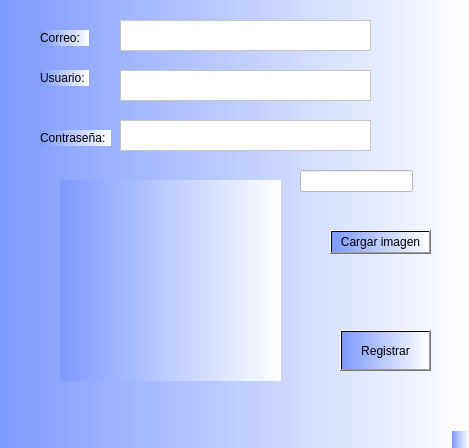
<?xml version="1.0" encoding="UTF-8"?>
<ui version="4.0">
 <class>Registro</class>
 <widget class="QMainWindow" name="Registro">
  <property name="geometry">
   <rect>
    <x>0</x>
    <y>0</y>
    <width>469</width>
    <height>448</height>
   </rect>
  </property>
  <property name="windowTitle">
   <string>Messenger</string>
  </property>
  <property name="windowIcon">
   <iconset>
    <normaloff>logo_msn.jpeg</normaloff>logo_msn.jpeg</iconset>
  </property>
  <property name="styleSheet">
   <string notr="true">background-color:qlineargradient(spread:pad, x1:0, y1:0, x2:1, y2:0, stop:0 rgba(125, 154, 255, 255), stop:1 rgba(255, 255, 255, 255));</string>
  </property>
  <widget class="QWidget" name="centralwidget">
   <widget class="QTextEdit" name="correo_txe">
    <property name="geometry">
     <rect>
      <x>120</x>
      <y>20</y>
      <width>251</width>
      <height>31</height>
     </rect>
    </property>
    <property name="styleSheet">
     <string notr="true">background-color: rgb(255, 255, 255);</string>
    </property>
   </widget>
   <widget class="QTextEdit" name="usue_txe">
    <property name="geometry">
     <rect>
      <x>120</x>
      <y>70</y>
      <width>251</width>
      <height>31</height>
     </rect>
    </property>
    <property name="styleSheet">
     <string notr="true">background-color: rgb(255, 255, 255);</string>
    </property>
   </widget>
   <widget class="QLabel" name="label_3">
    <property name="geometry">
     <rect>
      <x>40</x>
      <y>30</y>
      <width>49</width>
      <height>16</height>
     </rect>
    </property>
    <property name="text">
     <string>Correo:</string>
    </property>
   </widget>
   <widget class="QLabel" name="label_4">
    <property name="geometry">
     <rect>
      <x>40</x>
      <y>70</y>
      <width>49</width>
      <height>16</height>
     </rect>
    </property>
    <property name="text">
     <string>Usuario:</string>
    </property>
   </widget>
   <widget class="QTextEdit" name="contras_txe">
    <property name="geometry">
     <rect>
      <x>120</x>
      <y>120</y>
      <width>251</width>
      <height>31</height>
     </rect>
    </property>
    <property name="toolTip">
     <string/>
    </property>
    <property name="statusTip">
     <string/>
    </property>
    <property name="whatsThis">
     <string/>
    </property>
    <property name="accessibleDescription">
     <string/>
    </property>
    <property name="styleSheet">
     <string notr="true">background-color: rgb(255, 255, 255);</string>
    </property>
    <property name="placeholderText">
     <string/>
    </property>
   </widget>
   <widget class="QLabel" name="label_5">
    <property name="geometry">
     <rect>
      <x>40</x>
      <y>130</y>
      <width>71</width>
      <height>16</height>
     </rect>
    </property>
    <property name="text">
     <string>Contraseña:</string>
    </property>
   </widget>
   <widget class="QPushButton" name="registrar_btn">
    <property name="geometry">
     <rect>
      <x>340</x>
      <y>330</y>
      <width>91</width>
      <height>41</height>
     </rect>
    </property>
    <property name="text">
     <string>Registrar</string>
    </property>
   </widget>
   <widget class="QLabel" name="imagen_lbl">
    <property name="geometry">
     <rect>
      <x>60</x>
      <y>180</y>
      <width>221</width>
      <height>201</height>
     </rect>
    </property>
    <property name="text">
     <string/>
    </property>
    <property name="scaledContents">
     <bool>true</bool>
    </property>
   </widget>
   <widget class="QPushButton" name="imagen_btn">
    <property name="geometry">
     <rect>
      <x>330</x>
      <y>230</y>
      <width>101</width>
      <height>24</height>
     </rect>
    </property>
    <property name="text">
     <string>Cargar imagen</string>
    </property>
   </widget>
   <widget class="QLineEdit" name="lineEdit">
    <property name="geometry">
     <rect>
      <x>300</x>
      <y>170</y>
      <width>113</width>
      <height>22</height>
     </rect>
    </property>
    <property name="styleSheet">
     <string notr="true">background-color: rgb(255, 255, 255);</string>
    </property>
    <property name="echoMode">
     <enum>QLineEdit::Password</enum>
    </property>
   </widget>
  </widget>
  <widget class="QMenuBar" name="menubar">
   <property name="geometry">
    <rect>
     <x>0</x>
     <y>0</y>
     <width>469</width>
     <height>22</height>
    </rect>
   </property>
  </widget>
  <widget class="QStatusBar" name="statusbar"/>
 </widget>
 <resources/>
 <connections/>
</ui>
